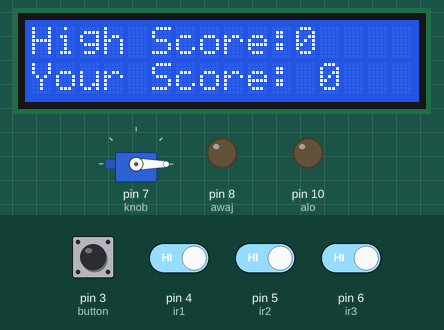
A sketch run on a simulated Arduino Uno, built with avr-gcc and run on an emulated ATmega328P. Parts: 16×2 character LCD, servo, output pins drawn as LEDs (lit = HIGH). Dashed ring = blinking. Inputs (shaded band) come from the test bench; at power-on: pin 4 (ir1), pin 5 (ir2), pin 6 (ir3) HIGH, pin 3 (button) LOW. What the sketch prints to the serial monitor is not drawn.

Above: at 1.3 s.
1.4 s: pin 4 (ir1) driven LOW
At 1.8 s:
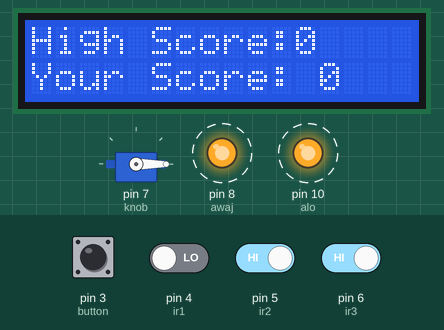
4.0 s: pin 3 (button) pulled HIGH for 1 s
At 4.5 s:
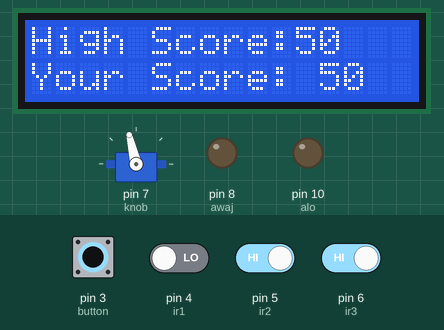
At 8.6 s:
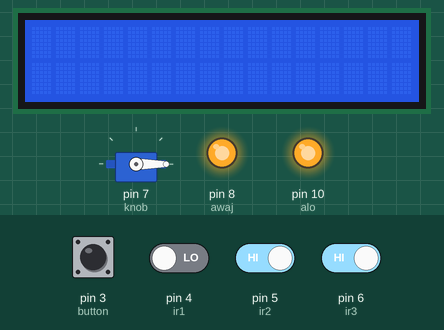
Timing chart, 0 to 15.6 s (numbered marks = the images above; inputs shaded):
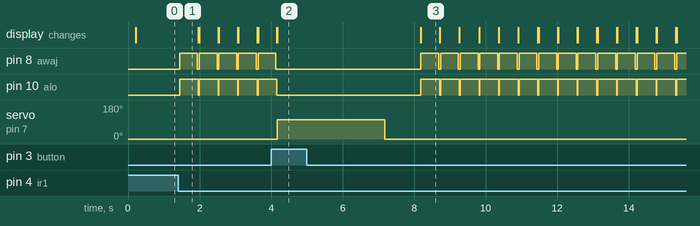

Measured:
- after the input at 1.4 s, pin 8 (awaj): alternates HIGH for 0.50 s and LOW for 0.05 s, starting at once; pin 10 (alo): alternates HIGH for 0.53 s and LOW for 0.02 s, starting at once
- after the input at 4.0 s, servo on pin 7 (knob): 0° → 103° after 0.18 s, → 0° 3.0 s later
- what the display in image 3 shows lasts 0.5 s, from 8.2 s to 8.7 s

The sketch:

IR.ino
```cpp
#include<SoftwareSerial.h>
#include <Servo.h>
#include <Wire.h>
#include <LiquidCrystal_I2C.h>
LiquidCrystal_I2C lcd(0x27, 2, 1, 0, 4, 5, 6, 7, 3, POSITIVE);

Servo dorja;

//SoftwareSerial BTserial(10,11);

int knob = 7;
int awaj = 8;
int alo = 10;
int button = 3;
int ir1 = 4;
int ir2 = 5;
int ir3 = 6;
int val1 = 0;
int val2 = 0;
int val3 = 0;
int score = 0;
int highscore=0;
int buttonState = 0;

void setup() {
  Serial.begin(9600);
  lcd.begin(16,2);
lcd.backlight();
  //BTserial.begin(9600);
  dorja.attach(knob);

  pinMode(button,INPUT);

  pinMode(ir1,INPUT);
//  pinMode(ir2,INPUT);
//  pinMode(ir3,INPUT);

  pinMode(awaj, OUTPUT);
  pinMode(alo, OUTPUT);

  dorjaSet();
  lcd.print("Welcome!!!");
}

void dorjaSet() {
  dorja.write(0);
  delay(100);
 // dorja.detach();
}

void loop() {
  digitalWrite(alo, LOW);
  if(score>highscore)
  highscore = score;
  lcd.setCursor(0,0);
  lcd.print("High Score:");
  lcd.setCursor(11,0);
  lcd.print(highscore);

  buttonState = digitalRead(button);
  val1 = digitalRead(ir1);
  val2 = digitalRead(ir2);
  val3 = digitalRead(ir3);

  if (buttonState == HIGH)

 {
    dorja.attach(knob);
    delay(1);
    dorja.write(103);
    delay(3000);
    dorja.write(0);
    delay(1000);
    dorja.detach();
    score=0;
    lcd.setCursor(12,1);
    lcd.clear();
  }

    Serial.println("checking start");
    Serial.println("Kacher ta");
    Serial.println(val1);
    Serial.println("Majher ta");
    Serial.println(val2);
    Serial.println("Durer ta");
    Serial.println(val3);
    Serial.println("checking done");

    if (val1 == LOW)
  {
    digitalWrite(awaj, HIGH);
    digitalWrite(alo, HIGH);
    delay(500);
    //BTserial.print(score);
    digitalWrite(awaj, LOW);
    score = score + 10;
    Serial.println("Kacher ta");
    Serial.println(score);
    lcd.setCursor(0,0);
    lcd.print("High Score:");
    lcd.setCursor(11,0);
    lcd.print(highscore);
        lcd.setCursor(0,1);
    lcd.print("Your Score:");
    lcd.setCursor(12,1);
    lcd.print(score);

  }

  else if(val2 == LOW)
  {
    digitalWrite(awaj, HIGH);
    digitalWrite(alo, HIGH);
    delay(500);
    //BTserial.print(score);
    digitalWrite(awaj, LOW);
    score = score + 20;
    Serial.println("Majher ta");
    Serial.println(score);
        lcd.setCursor(0,0);
    lcd.print("High Score:");
    lcd.setCursor(11,0);
    lcd.print(highscore);
        lcd.setCursor(0,1);
    lcd.print("Your Score:");
    lcd.setCursor(12,1);
    lcd.print(score);
   // digitalWrite(awaj, HIGH);
    //BTserial.print(score);
    //delay(500);
    //digitalWrite(awaj, LOW);
  }

   else if(val3 == LOW)
  {
    digitalWrite(awaj, HIGH);
    digitalWrite(alo, HIGH);
    delay(500);
    //BTserial.print(score);
    digitalWrite(awaj, LOW);
    score = score + 30;
    Serial.println("Durer ta");
    Serial.println(score);
        lcd.setCursor(0,0);
    lcd.print("High Score:");
    lcd.setCursor(11,0);
    lcd.print(highscore);
        lcd.setCursor(0,1);
    lcd.print("Your Score:");
    lcd.setCursor(12,1);
    lcd.print(score);
    //digitalWrite(awaj, HIGH);
    //BTserial.print(score);
    //digitalWrite(awaj, LOW);
  }
  else
  {
    score = score + 0;
    Serial.println(score);
        lcd.setCursor(0,0);
    lcd.print("High Score:");
    lcd.setCursor(11,0);
    lcd.print(highscore);
        lcd.setCursor(0,1);
    lcd.print("Your Score:");
    lcd.setCursor(12,1);
    lcd.print(score);
    //BTserial.print(score);
//    delay(50);
  }
}
```
